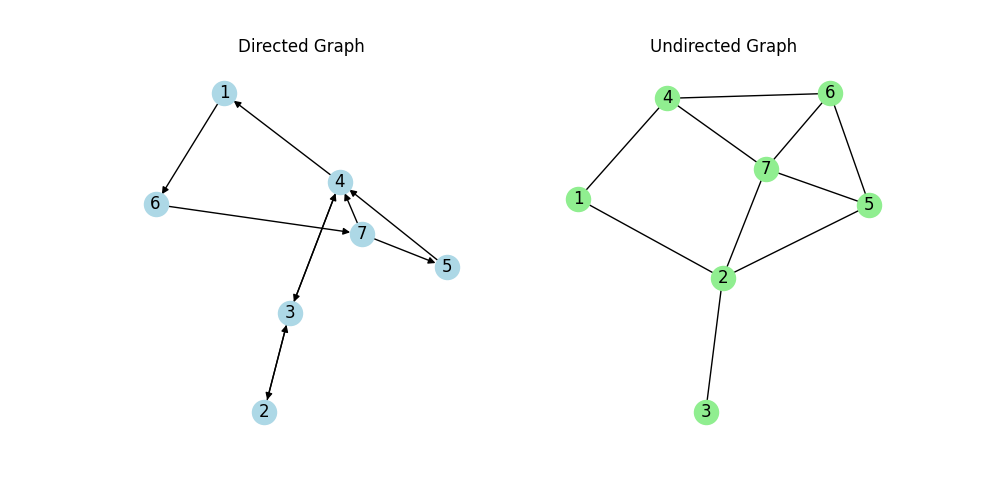

The script that drew this image:
import networkx as nx
import matplotlib.pyplot as plt

# Directed Graph
directed_edges = [(1, 6), (2, 3), (3, 2), (3, 4), (4, 1), (4, 3), (5, 4), (6, 7), (7, 4), (7, 5)]
G_directed = nx.DiGraph()
G_directed.add_edges_from(directed_edges)

# Undirected Graph
undirected_edges = [(1, 2), (1, 4), (2, 3), (2, 5), (2, 7), (4, 6), (4, 7), (5, 6), (5, 7), (6, 7)]
G_undirected = nx.Graph()
G_undirected.add_edges_from(undirected_edges)

# Plot Directed Graph
plt.figure(figsize=(10, 5))
plt.subplot(121)
nx.draw(G_directed, with_labels=True, node_color='lightblue', arrows=True)
plt.title('Directed Graph')

# Plot Undirected Graph
plt.subplot(122)
nx.draw(G_undirected, with_labels=True, node_color='lightgreen')
plt.title('Undirected Graph')

# Save as an image
plt.savefig('graphs.png')
plt.show()
